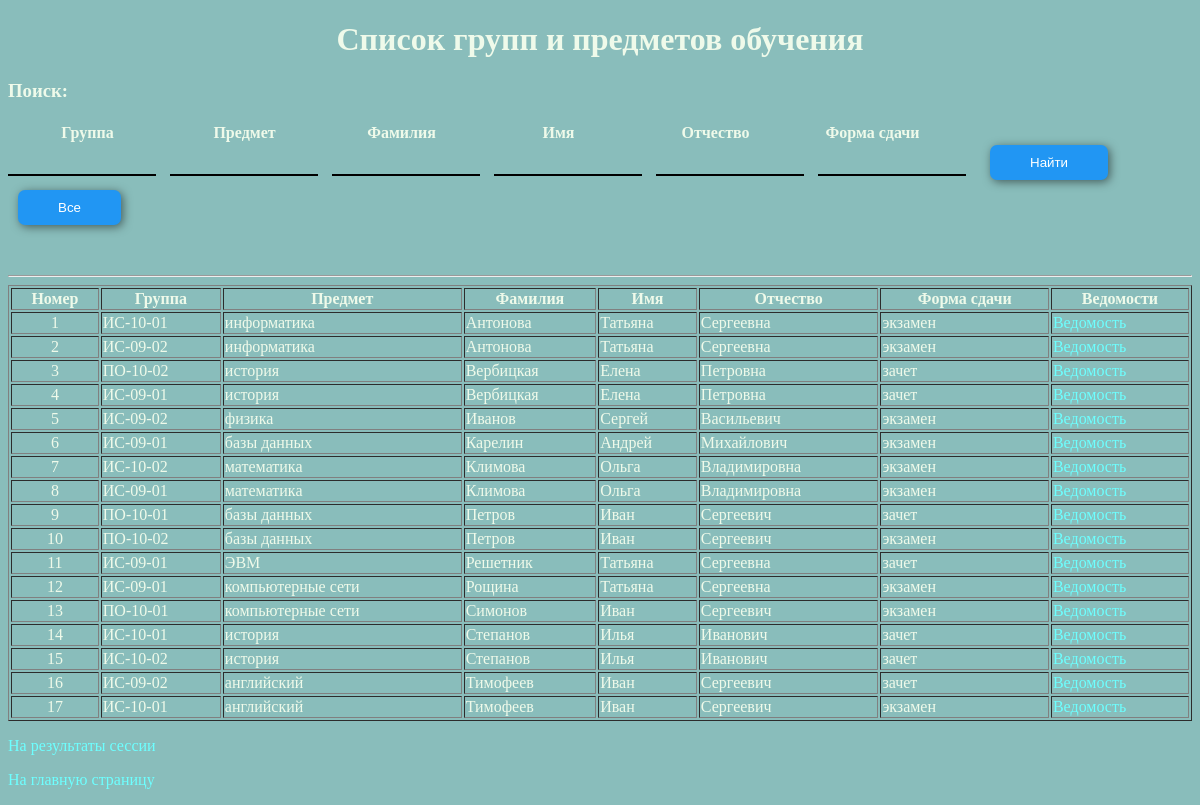
Page /project/group_subject.php on the committed database.
### tables this page shows
CREATE TABLE IF NOT EXISTS `groups` (
  `group_id` smallint(6) NOT NULL AUTO_INCREMENT,
  `group_name` char(10) DEFAULT NULL,
  PRIMARY KEY (`group_id`)
);

CREATE TABLE IF NOT EXISTS `subjects` (
  `subj_id` smallint(6) NOT NULL AUTO_INCREMENT,
  `subj_name` char(50) DEFAULT NULL,
  `hour` smallint(6) DEFAULT NULL,
  PRIMARY KEY (`subj_id`)
);

CREATE TABLE IF NOT EXISTS `lecturers` (
  `lec_id` smallint(6) NOT NULL AUTO_INCREMENT,
  `surname` char(20) DEFAULT NULL,
  `name` char(15) DEFAULT NULL,
  `patronymic` char(20) DEFAULT NULL,
  `post` tinyint(4) DEFAULT NULL,
  `faculty` tinyint(4) DEFAULT NULL,
  PRIMARY KEY (`lec_id`),
  KEY `post` (`post`),
  KEY `faculty` (`faculty`)
);

CREATE TABLE IF NOT EXISTS `groups_subjects` (
  `gr_sub_id` smallint(6) NOT NULL AUTO_INCREMENT,
  `group_name` smallint(6) DEFAULT NULL,
  `subject` smallint(6) DEFAULT NULL,
  `lecturer` smallint(6) DEFAULT NULL,
  `exam_test` enum('экзамен','зачет') DEFAULT NULL,
  PRIMARY KEY (`gr_sub_id`)
);

### project/group_subject.php (the view, shortened to what this page needs)
<?php require_once('Connections/studies_date.php'); ?>
<?php
$isAorM = (((isset($_SESSION['MM_Username'])) && (isAuthorized("", "a,m", $_SESSION['MM_Username'],
$_SESSION['MM_UserGroup']))));
$keyword_group = "";
$keyword_subject = "";
$keyword_surname = "";
$keyword_name = "";
$keyword_patronymic = "";
$keyword_exam_test = "";
mysqli_select_db($studies_date, $database_studies_date);
$query_subjects = "SELECT groups.group_name, subjects.subj_name, lecturers.surname,
lecturers.name, lecturers.patronymic, groups_subjects.exam_test, groups_subjects.gr_sub_id
FROM groups, subjects, lecturers, groups_subjects
WHERE groups_subjects.group_name = groups.group_id
AND groups_subjects.subject = subjects.subj_id
AND groups_subjects.lecturer = lecturers.lec_id
%s %s %s %s %s %s
ORDER BY surname ASC";
$search_query_subjects_group = "";
$search_query_subjects_subject = "";
$search_query_subjects_surname = "";
$search_query_subjects_name = "";
$search_query_subjects_patronymic = "";
$search_query_subjects_exam_test = "";
$query_subjects = sprintf($query_subjects, $search_query_subjects_group,
$search_query_subjects_subject, $search_query_subjects_surname,
$search_query_subjects_name, $search_query_subjects_patronymic,
$search_query_subjects_exam_test);
$subjects = mysqli_query($studies_date, $query_subjects) or die('error');
$row_subjects = mysqli_fetch_assoc($subjects);
$totalRows_subjects = mysqli_num_rows($subjects);
?>
<!DOCTYPE html>
<html lang="ru">
<head>
  <link href="styles.css" rel="stylesheet" type="text/css" charset="utf-8">
</head>
<body>
  <h1>Список групп и предметов обучения</h1>
  <h3>Поиск:</h3>
   <table border="0" cellspacing="2" cellpadding="1">
            <tr class="tr-nohover">
              <th width="153px" scope="col">Группа</th>
              <th width="153px" scope="col">Предмет</th>
              <th width="153px" scope="col">Фамилия </th>
              <th width="153px" scope="col">Имя</th>
              <th width="153px" scope="col">Отчество</th>
              <th width="153px" scope="col">Форма сдачи</th>
        </tr>
</table>
 <form action="group_subject" method="get" enctype="text/plain" name="search" id="search" autocomplete="off">
   <input name="keyword_group" type="text" id="keyword_group" class="border-bottom" value="<?php echo $keyword_group; ?>" size="13">
   <input name="keyword_subject" type="text" id="keyword_subject" class="border-bottom" value="<?php echo $keyword_subject; ?>"size="13">
    <input name="keyword_surname" type="text" id="keyword_surname" class="border-bottom" value="<?php echo $keyword_surname; ?>"size="13">
    <input name="keyword_name" type="text" id="keyword_name" class="border-bottom" value="<?php echo $keyword_name; ?>"size="13">
    <input name="keyword_patronymic" type="text" id="keyword_patronymic" class="border-bottom" value="<?php echo $keyword_patronymic; ?>"size="13">
    <input name="" type="text" id="keyword_exam_test" class="border-bottom" value="<?php echo $keyword_exam_test; ?>"size="13">
    <input type="submit" name="Submit" value="Найти" id="Submit">
</form>
<form action="group_subject" method="get" enctype="text/plain" name="sarch" id="sarch">
  <input type="submit" name="Submit" value="Все" id="Submit" style="margin-top: 10px;">
</form>
  <p>&nbsp;</p>
  <hr>
  <?php if ($totalRows_subjects > 0) {  ?>
        <table width="100%"  border="1" cellspacing="2" cellpadding="1">
            <tr>
              <th scope="col">Номер</th>
              <th scope="col">Группа</th>
              <th scope="col">Предмет</th>
              <th scope="col">Фамилия </th>
              <th scope="col">Имя</th>
              <th scope="col">Отчество</th>
              <th scope="col">Форма сдачи</th>
              <th scope="col">Ведомости</th>
            </tr>
<?php $i=1 ?>
<?php do { ?>
            <tr>
              <td class="center"><?php echo $i; ?></td>
              <td><?php echo $row_subjects['group_name']; ?></td>
              <td><?php echo $row_subjects['subj_name']; ?></td>
              <td><?php echo $row_subjects['surname']; ?></td>
              <td><?php echo $row_subjects['name']; ?></td>
              <td><?php echo $row_subjects['patronymic']; ?></td>
              <td><?php echo $row_subjects['exam_test']; ?></td>
              <td><a href="exam_marks<?php if(!$isAorM) echo "_view" ?>?groups_subjects=<?php echo $row_subjects['gr_sub_id']; ?>">Ведомость</a></td>
            </tr>
<?php $i++ ?>
<?php } while ($row_subjects = mysqli_fetch_assoc($subjects)); ?>
          </table>
<?php }  ?>
<p><a href="results">На результаты сессии</a> </p>
<p><a href="/">На главную страницу</a> </p>
</body>
</html>

### project/styles.css (style rules this page uses)
body { background-color: #89bdbb; color: #effaea; }
h1 { text-align: center; }
.center { text-align: center; }
a { color: #6DFFFF; text-decoration: none; transition: color 1s, border 0.5s; }
#Submit { background-color: #2196f3; color: white; border: 0; padding: 10px 40px; margin: 0 10px; border-radius: 7px; box-shadow: 2px 2px 10px rgba(0,0,0,0.5); transition: background-color 0.5s; }
.border-bottom { font-size: 16px; border: 0; border-bottom: 2px solid black; background-color: #89bdbb; color: white; padding: 3px; margin-right: 10px; }

### rows in the picture
groups: group_name "ИС-10-01", subjects.subj_name "информатика", lecturers.surname "Антонова", lecturers.name "Татьяна", lecturers.patronymic "Сергеевна", groups_subjects.exam_test "экзамен", subjects.subj_name "история", lecturers.surname "Степанов", lecturers.name "Илья", lecturers.patronymic "Иванович", groups_subjects.exam_test "зачет", subjects.subj_name "английский", lecturers.surname "Тимофеев", lecturers.name "Иван", lecturers.patronymic "Сергеевич"
groups: group_name "ИС-09-02", subjects.subj_name "информатика", lecturers.surname "Антонова", lecturers.name "Татьяна", lecturers.patronymic "Сергеевна", groups_subjects.exam_test "экзамен", subjects.subj_name "физика", lecturers.surname "Иванов", lecturers.name "Сергей", lecturers.patronymic "Васильевич", subjects.subj_name "английский", lecturers.surname "Тимофеев", lecturers.name "Иван", lecturers.patronymic "Сергеевич", groups_subjects.exam_test "зачет"
groups: group_name "ПО-10-02", subjects.subj_name "история", lecturers.surname "Вербицкая", lecturers.name "Елена", lecturers.patronymic "Петровна", groups_subjects.exam_test "зачет", subjects.subj_name "базы данных", lecturers.surname "Петров", lecturers.name "Иван", lecturers.patronymic "Сергеевич", groups_subjects.exam_test "экзамен"
groups: group_name "ИС-09-01", subjects.subj_name "история", lecturers.surname "Вербицкая", lecturers.name "Елена", lecturers.patronymic "Петровна", groups_subjects.exam_test "зачет", subjects.subj_name "базы данных", lecturers.surname "Карелин", lecturers.name "Андрей", lecturers.patronymic "Михайлович", groups_subjects.exam_test "экзамен", subjects.subj_name "математика", lecturers.surname "Климова", lecturers.name "Ольга", lecturers.patronymic "Владимировна", subjects.subj_name "ЭВМ", lecturers.surname "Решетник", lecturers.name "Татьяна", lecturers.patronymic "Сергеевна", subjects.subj_name "компьютерные сети", lecturers.surname "Рощина"
groups: group_name "ИС-10-02", subjects.subj_name "математика", lecturers.surname "Климова", lecturers.name "Ольга", lecturers.patronymic "Владимировна", groups_subjects.exam_test "экзамен", subjects.subj_name "история", lecturers.surname "Степанов", lecturers.name "Илья", lecturers.patronymic "Иванович", groups_subjects.exam_test "зачет"
groups: group_name "ПО-10-01", subjects.subj_name "базы данных", lecturers.surname "Петров", lecturers.name "Иван", lecturers.patronymic "Сергеевич", groups_subjects.exam_test "зачет", subjects.subj_name "компьютерные сети", lecturers.surname "Симонов", groups_subjects.exam_test "экзамен"
